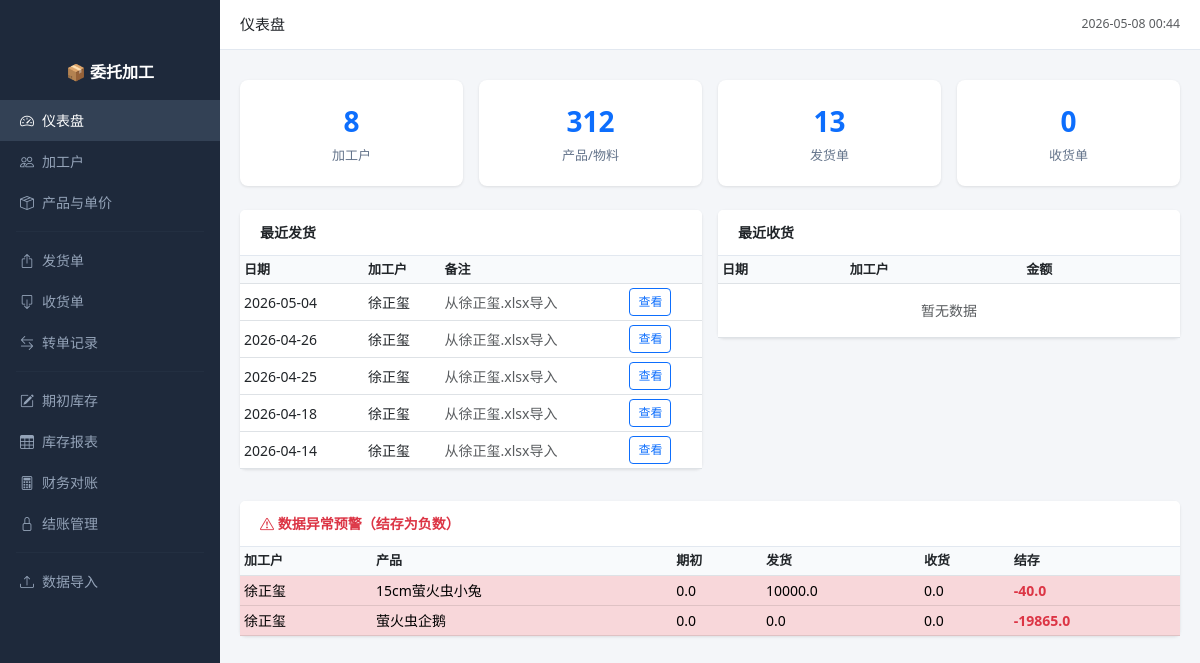
The page / on the database its author committed.
### app.py (models this page shows, shortened)
class Shipment(db.Model):
    __tablename__ = 'shipments'
    id = db.Column(db.Integer, primary_key=True)
    processor_id = db.Column(db.Integer, db.ForeignKey('processors.id'), nullable=False)
    shipment_date = db.Column(db.String(20), nullable=False)
    notes = db.Column(db.Text)
    created_at = db.Column(db.DateTime, default=datetime.now)
    items = db.relationship('ShipmentItem', backref='shipment', lazy='dynamic',
                            cascade='all, delete-orphan')

class Processor(db.Model):
    __tablename__ = 'processors'
    id = db.Column(db.Integer, primary_key=True)
    name = db.Column(db.String(100), nullable=False, unique=True)
    phone = db.Column(db.String(50))
    address = db.Column(db.String(200))
    process_step = db.Column(db.String(50), default='')  # 工序：皮壳、服装、后道、充棉等
    notes = db.Column(db.Text)
    created_at = db.Column(db.DateTime, default=datetime.now)
    shipments = db.relationship('Shipment', backref='processor', lazy='dynamic')
    receipts = db.relationship('Receipt', backref='processor', lazy='dynamic')
    prices = db.relationship('ProcessorPrice', backref='processor', lazy='dynamic')

class Product(db.Model):
    __tablename__ = 'products'
    id = db.Column(db.Integer, primary_key=True)
    name = db.Column(db.String(200), nullable=False)
    unit = db.Column(db.String(20), default='个')  # 个/对/米/公斤/袋
    category_id = db.Column(db.Integer, db.ForeignKey('product_categories.id'))
    product_type = db.Column(db.String(20), default='成品')  # 成品/半成品/原材料
    notes = db.Column(db.Text)
    created_at = db.Column(db.DateTime, default=datetime.now)

### app.py (the view)
@app.route('/')
def index():
    stats = {
        'processors': Processor.query.count(),
        'products': Product.query.count(),
        'shipments': Shipment.query.count(),
        'receipts': Receipt.query.count(),
    }
    recent_shipments = Shipment.query.order_by(Shipment.created_at.desc()).limit(5).all()
    recent_receipts = Receipt.query.order_by(Receipt.created_at.desc()).limit(5).all()
    inv_data = get_inventory()
    anomalies = []
    for row in inv_data:
        if row.balance < -0.01:
            anomalies.append(row)
    return render_template('dashboard.html', stats=stats,
                           recent_shipments=recent_shipments,
                           recent_receipts=recent_receipts,
                           anomalies=anomalies[:10])

### app.py (called while the page is built)
@app.context_processor
def utility_processor():
    return {'now': lambda: datetime.now().strftime('%Y-%m-%d %H:%M'),
            'today': lambda: datetime.now().strftime('%Y-%m-%d')}

### templates/dashboard.html
{% extends "base.html" %}
{% block page_title %}仪表盘{% endblock %}
{% block content %}
<div class="row g-3 mb-4">
    <div class="col-md-3">
        <div class="stat-card">
            <div class="number">{{ stats.processors }}</div>
            <div class="label">加工户</div>
        </div>
    </div>
    <div class="col-md-3">
        <div class="stat-card">
            <div class="number">{{ stats.products }}</div>
            <div class="label">产品/物料</div>
        </div>
    </div>
    <div class="col-md-3">
        <div class="stat-card">
            <div class="number">{{ stats.shipments }}</div>
            <div class="label">发货单</div>
        </div>
    </div>
    <div class="col-md-3">
        <div class="stat-card">
            <div class="number">{{ stats.receipts }}</div>
            <div class="label">收货单</div>
        </div>
    </div>
</div>
<div class="row g-3">
    <div class="col-md-6">
        <div class="card">
            <div class="card-header">最近发货</div>
            <div class="card-body p-0">
                <table class="table table-sm mb-0">
                    <thead>
                        <tr><th>日期</th><th>加工户</th><th>备注</th><th></th></tr>
                    </thead>
                    <tbody>
                        {% for s in recent_shipments %}
                        <tr>
                            <td>{{ s.shipment_date }}</td>
                            <td>{{ s.processor.name }}</td>
                            <td class="text-muted">{{ s.notes[:20] if s.notes else '' }}</td>
                            <td><a href="{{ url_for('shipment_view', id=s.id) }}" class="btn btn-outline-primary btn-sm">查看</a></td>
                        </tr>
                        {% else %}
                        <tr><td colspan="4" class="text-center text-muted py-3">暂无数据</td></tr>
                        {% endfor %}
                    </tbody>
                </table>
            </div>
        </div>
    </div>
    <div class="col-md-6">
        <div class="card">
            <div class="card-header">最近收货</div>
            <div class="card-body p-0">
                <table class="table table-sm mb-0">
                    <thead>
                        <tr><th>日期</th><th>加工户</th><th>金额</th><th></th></tr>
                    </thead>
                    <tbody>
                        {% for r in recent_receipts %}
                        <tr>
                            <td>{{ r.receipt_date }}</td>
                            <td>{{ r.processor.name }}</td>
                            <td>{{ '%.2f'|format(r.total_amount or 0) }}</td>
                            <td><a href="{{ url_for('receipt_view', id=r.id) }}" class="btn btn-outline-primary btn-sm">查看</a></td>
                        </tr>
                        {% else %}
                        <tr><td colspan="4" class="text-center text-muted py-3">暂无数据</td></tr>
                        {% endfor %}
                    </tbody>
                </table>
            </div>
        </div>
    </div>
</div>
{% if anomalies %}
<div class="card mt-3 border-danger">
    <div class="card-header text-danger">
        <i class="bi bi-exclamation-triangle"></i> 数据异常预警（结存为负数）
    </div>
    <div class="card-body p-0">
        <table class="table table-sm mb-0">
            <thead>
                <tr><th>加工户</th><th>产品</th><th>期初</th><th>发货</th><th>收货</th><th>结存</th></tr>
            </thead>
            <tbody>
                {% for a in anomalies %}
                <tr class="table-danger">
                    <td>{{ a.processor_name }}</td>
                    <td>{{ a.product_name }}</td>
                    <td>{{ '%.1f'|format(a.begin_qty) }}</td>
                    <td>{{ '%.1f'|format(a.ship_qty) }}</td>
                    <td>{{ '%.1f'|format(a.receipt_qty) }}</td>
                    <td class="fw-bold text-danger">{{ '%.1f'|format(a.balance) }}</td>
                </tr>
                {% endfor %}
            </tbody>
        </table>
    </div>
</div>
{% endif %}
{% endblock %}

### templates/base.html (style rules this page uses)
body { background: #f4f6f9; font-size: 14px; }
.card { border: none; box-shadow: 0 1px 3px rgba(0,0,0,0.1); margin-bottom: 16px; }
.card-header { background: #fff; border-bottom: 1px solid #e2e8f0; font-weight: 600; padding: 12px 20px; }
.stat-card { background: #fff; border-radius: 8px; padding: 20px; box-shadow: 0 1px 3px rgba(0,0,0,0.1); text-align: center; }
.stat-card .number { font-size: 28px; font-weight: 700; color: #0d6efd; }
.stat-card .label { font-size: 13px; color: #64748b; margin-top: 4px; }
.table th { background: #f8fafc; font-weight: 600; font-size: 13px; white-space: nowrap; }
.table td { vertical-align: middle; }
.btn-sm { font-size: 12px; }

### rows shown on the page
Shipment: shipment_date "2026-05-04", processor.name "徐正玺", notes "从徐正玺.xlsx导入"
Shipment: shipment_date "2026-04-26", processor.name "徐正玺", notes "从徐正玺.xlsx导入"
Shipment: shipment_date "2026-04-25", processor.name "徐正玺", notes "从徐正玺.xlsx导入"
Shipment: shipment_date "2026-04-18", processor.name "徐正玺", notes "从徐正玺.xlsx导入"
Shipment: shipment_date "2026-04-14", processor.name "徐正玺", notes "从徐正玺.xlsx导入"
Product: processor_name "徐正玺", product_name "15cm萤火虫小兔", begin_qty "0.0", ship_qty "10000.0", receipt_qty "0.0", balance "-40.0"
Product: processor_name "徐正玺", product_name "萤火虫企鹅", begin_qty "0.0", ship_qty "0.0", receipt_qty "0.0", balance "-19865.0"

### other values the page prints
{{ stats.processors }} "8"
{{ stats.products }} "312"
{{ stats.shipments }} "13"
{{ stats.receipts }} "0"
